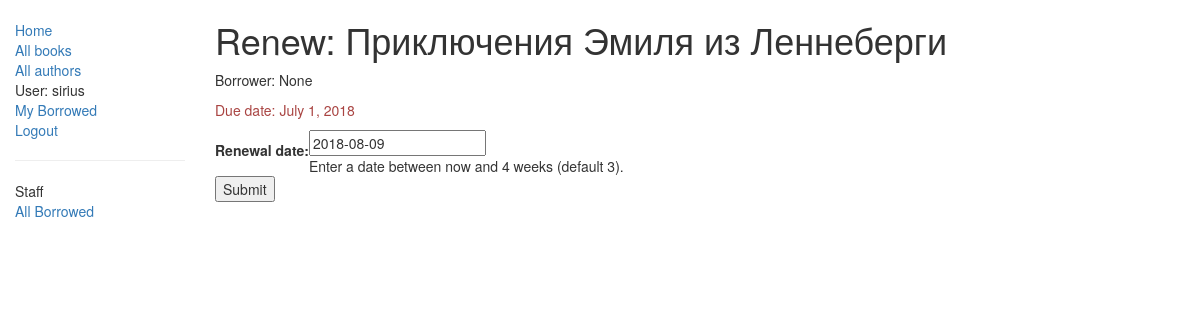
Page /catalog/book/f99e7347-bde2-40f7-96c1-543b0a87c96e/renew/ (signed in) on the earlier database version.
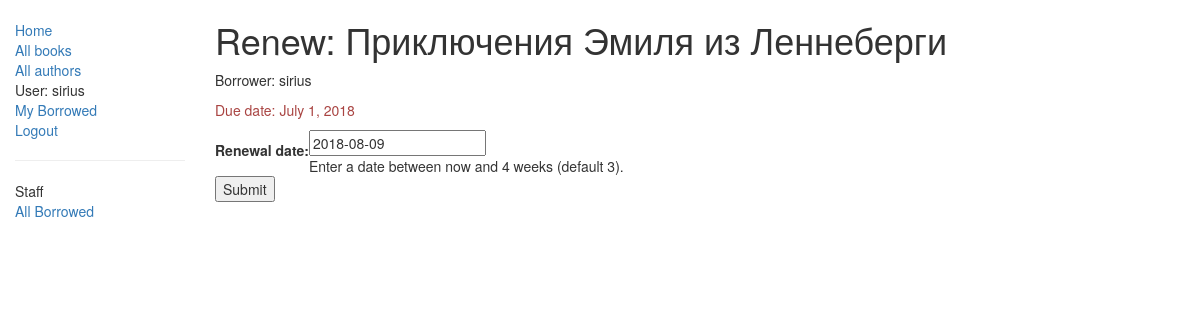
Same page on the later database version.
### catalog/models.py (models this page shows, shortened)
class BookInstance(models.Model):
    id = models.UUIDField(primary_key=True, default=uuid.uuid4, help_text="Unique ID for this particular book across whole library")
    book = models.ForeignKey('Book', on_delete=models.SET_NULL, null=True)
    imprint = models.CharField(max_length=200)
    due_back = models.DateField(null=True, blank=True)
    LOAN_STATUS = (
        ('m', 'Maintenance'),
        ('o', 'On loan'),
        ('a', 'Available'),
        ('r', 'Reserved'),
    )
    status = models.CharField(max_length=1, choices=LOAN_STATUS, blank=True, default='d', help_text='Book availability')
    borrower = models.ForeignKey(User, on_delete=models.SET_NULL, null=True, blank=True)
    class Meta:
        ordering = ["due_back"]
        permissions = (("can_mark_returned", "Set book as returned"),)
    def display_book(self):
        """
        Creates a string for the Book. This is required to display book in Admin.
        """
        return str(self.book.title)
    display_book.short_description = 'Book'
    @property
    def is_overdue(self):
        if self.due_back and date.today() > self.due_back:
            return True
        return False

class Book(models.Model):
    title = models.CharField(max_length=200)
    author = models.ForeignKey('Author', on_delete=models.SET_NULL, null=True)
    summary = models.TextField(max_length=1000, help_text="Enter a brief description of the book")
    isbn = models.CharField('ISBN',max_length=13, help_text='13 Character <a href="https://www.isbn-international.org/content/what-isbn">ISBN number</a>')
    genre = models.ManyToManyField(Genre, help_text="Select a genre for this book")
    language = models.ForeignKey('Language', on_delete=models.SET_NULL, null=True)
    def display_genre(self):
        """
        Creates a string for the Genre. This is required to display genre in Admin.
        """
        return ', '.join([genre.name for genre in self.genre.all()[:3] ])
    display_genre.short_description = 'Genre'

### catalog/views.py (the view)
# urls.py: re_path(r'^book/(?P<pk>[-\w]+)/renew/$', views.renew_book_librarian, name='renew-book-librarian'),
@permission_required('catalog.can_mark_returned')
def renew_book_librarian(request, pk):
    book_inst=get_object_or_404(BookInstance, pk = pk)
    if request.method == 'POST':
        form = RenewBookForm(request.POST)
        if form.is_valid():
            book_inst.due_back = form.cleaned_data['renewal_date']
            book_inst.save()
            return HttpResponseRedirect(reverse('all-borrowed'))
    else:
        proposed_renewal_date = datetime.date.today() + datetime.timedelta(weeks=3)
        form = RenewBookForm(initial={'renewal_date': proposed_renewal_date,})
    context = {'form': form, 'bookinst':book_inst}
    return render(request, 'catalog/book_renew_librarian.html', context)

### catalog/forms.py (shortened to what this page needs)
class RenewBookForm(forms.Form):
    renewal_date = forms.DateField(help_text="Enter a date between now and 4 weeks (default 3).")

### catalog/templates/catalog/book_renew_librarian.html (shortened to what this page needs)
{% extends "base_generic.html" %}
{% block content %}
    <h1>Renew: {{bookinst.book.title}}</h1>
    <p>Borrower: {{bookinst.borrower}}</p>
    <p{% if bookinst.is_overdue %} class="text-danger"{% endif %}>Due date: {{bookinst.due_back}}</p>
    <form action="" method="post">
        <table>
        {{ form }}
        </table>
        <input type="submit" value="Submit" />
    </form>
{% endblock %}

Differences in the rows shown:
changed BookInstance "Приключения Эмиля из Леннеберги": borrower "None" → "sirius"
